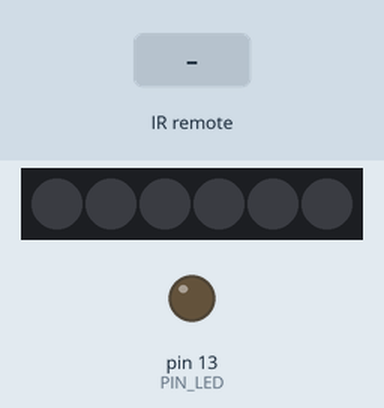
This sketch was run on a simulated Arduino Nano, built with avr-gcc and run on an emulated ATmega328P. On the bench: 6 RGB LEDs in strip order, left to right, output pins drawn as LEDs (lit = HIGH). Inputs (shaded band) come from the test bench. Dim RGB values are drawn brighter than linear; the strip is taken to match the declared colour order; what the sketch prints to the serial monitor is not drawn.

Above: at 1.2 s.
1.3 s: infrared code 0x100015 received
At 2.3 s:
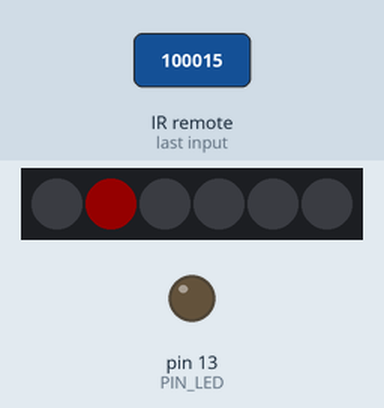
3.3 s: infrared code 0x9E3107 received
At 4.7 s:
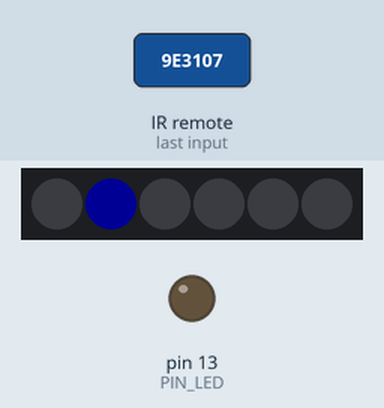
5.6 s: infrared code 0x104015 received
At 7.1 s:
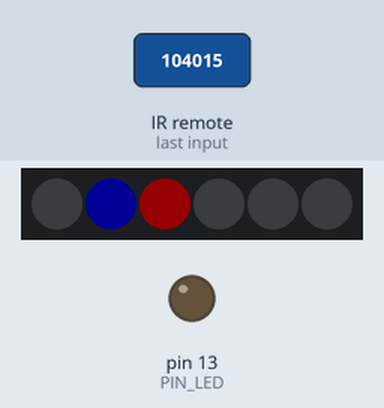
7.9 s: infrared code 0x9E3108 received
At 9.5 s:
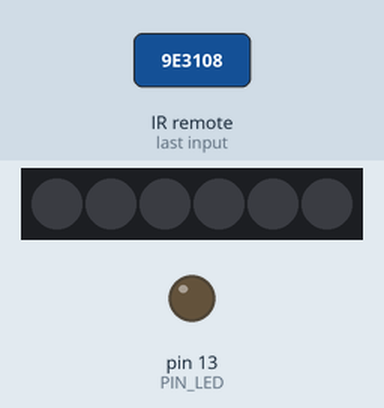
10.9 s: infrared code 0x9E310F received
At 11.4 s:
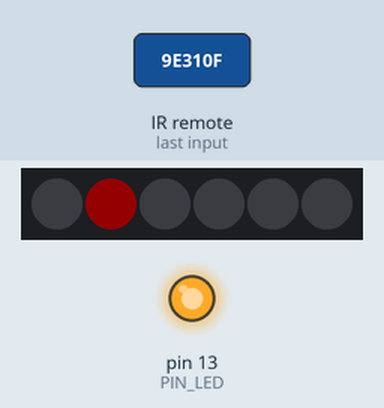
Timing chart, 0 to 14.8 s (numbered marks = the images above; inputs shaded):
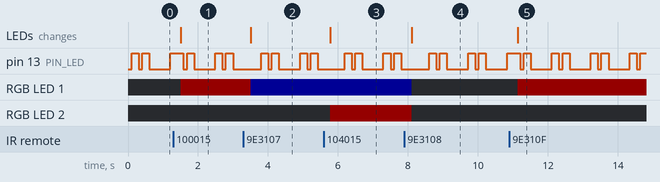

Measured:
- after the input at 1.3 s, RGB LED 1: off → RGB(20, 0, 0) after 0.21 s; the LEDs: change after 0.21 s (image 1)
- after the input at 3.3 s, RGB LED 1: RGB(20, 0, 0) → RGB(0, 0, 20) after 0.20 s; the LEDs: change after 0.20 s (image 2)
- after the input at 5.6 s, RGB LED 2: off → RGB(20, 0, 0) after 0.19 s; the LEDs: change after 0.19 s (image 3)
- after the input at 7.9 s, RGB LED 1: RGB(0, 0, 20) → off after 0.20 s; RGB LED 2: RGB(20, 0, 0) → off after 0.20 s; the LEDs: change after 0.20 s (image 4)
- after the input at 10.9 s, RGB LED 1: off → RGB(20, 0, 0) after 0.23 s; the LEDs: change after 0.23 s (image 5)
- by itself, pin 13 (PIN_LED): repeats every 1.1 s: HIGH 0.20 s, LOW 0.61 s, HIGH 0.20 s, LOW 0.10 s

The sketch:

Lights_Radio1.ino
```cpp
#include <Adafruit_NeoPixel.h>
#include <RCSwitch.h>

#define PIN_LIGHTS		7
#define PIN_LED			13
#define MAX				20

unsigned long currentMillis = 0;
unsigned long previousLED = 0;
unsigned long treeOn = 0;
unsigned long treeOff = 0;
unsigned long pipeOn = 0;
unsigned long pipeOff = 0;
unsigned long sideOn = 0;
unsigned long sideOff = 0;
int ledCounter = 0;
int outdoor1 = 0;
int outdoor2 = 0;
int outdoor3 = 0;
int outdoor = 0;

Adafruit_NeoPixel lights = Adafruit_NeoPixel(6, PIN_LIGHTS, NEO_RGB + NEO_KHZ800);
RCSwitch mySwitch = RCSwitch();


void setup()
{
	Serial.begin(9600);

	pinMode(PIN_LED, OUTPUT);

	//mySwitch.setProtocol(2);
	//mySwitch.setPulseLength();
	mySwitch.setReceiveTolerance(30);
	mySwitch.enableReceive(0);  // Receiver on inerrupt 0 => that is pin #2

	/*
		protocol 2
		NOT receive wall switches, Hall Light, Bedroom lights, they are Lighting 2, AC, On/Off

		DOES work -
		GardenFloodLight, Lighting 1, ARC, On/Off
		Sockets, Lighting 1, Energenie, On/Off
		Socket4_On  = 14635231
		Socket4_Off = 14635223

		6ch HAndheld
		1 5575939
		2 5575948
		3 5575951
		4 5575984
		5 5575987
		6 5575996
		*/

	//mySwitch.setProtocol()

	lights.begin();

	lights.setPixelColor(0, 0, 0, 0);
	lights.setPixelColor(1, 0, 0, 0);
	lights.setPixelColor(2, 0, 0, 0);
	lights.setPixelColor(3, 0, 0, 0);
	lights.setPixelColor(4, 0, 0, 0);
	lights.setPixelColor(5, 0, 0, 0);
	lights.show();

	Serial.println("Ready, 433Mhz, v1.4");

	previousLED = millis();
}


void loop()
{
	currentMillis = millis();

	if (currentMillis - previousLED > 100)
	{
		previousLED = currentMillis;

		if (++ledCounter > 10)
		{
			ledCounter = 0;
			//Serial.println("Tick");

			Check(1, treeOn);
			Check(2, pipeOn);
			Check(3, sideOn);
		}

		if (ledCounter == 1 || ledCounter == 2 || ledCounter == 4 || ledCounter == 5)
			digitalWrite(PIN_LED, HIGH);
		else
			digitalWrite(PIN_LED, LOW);

	}

	//

	if (mySwitch.available())
	{

		int value = -10; // mySwitch.getReceivedRawdata();

		//int value = mySwitch.getReceivedValue();

		output(mySwitch.getReceivedValue(), mySwitch.getReceivedBitlength(), mySwitch.getReceivedDelay(), mySwitch.getReceivedRawdata(), mySwitch.getReceivedProtocol());

		if (value == 0)
		{
			Serial.print("Unknown encoding");
		}
		else // if (value != 0)
		{
			unsigned long received = mySwitch.getReceivedValue();

			Serial.print("Received ");
			Serial.println(received);

			if (received == 10367240) // All Off
			{
				outdoor1 = 0;
				outdoor2 = 0;
				outdoor3 = 0;

				lights.setPixelColor(0, 0, 0, 0);
				lights.setPixelColor(1, 0, 0, 0);
				lights.setPixelColor(2, 0, 0, 0);
				lights.setPixelColor(3, 0, 0, 0);
				lights.setPixelColor(4, 0, 0, 0);
				lights.setPixelColor(5, 0, 0, 0);
				lights.show();
			}
			else if (received == 1048597 || received == 10367247) // Tree On + 1on
			{
				treeOn = currentMillis;
				outdoor1 = 2;
				TurnedOn(1);
			}
			else if (received == 1048596 || received == 10367239) // Tree Off + 1off
			{
				treeOff = currentMillis;
				outdoor1 = 1;
				TurnedOff(1);
			}
			else if (received == 1064981 || received == 10367243) // Pipe On + 2on
			{
				pipeOn = currentMillis;
				outdoor2 = 2;
				TurnedOn(2);
			}
			else if (received == 1064980 || received == 10367235) // Pipe Off + 2off
			{
				pipeOff = currentMillis;
				outdoor2 = 1;
				TurnedOff(2);
			}
			else if (received == 1052693 || received == 10367245) // Sideway On + 3on
			{
				sideOn = currentMillis;
				outdoor3 = 2;
				TurnedOn(3);
			}
			else if (received == 1052692 || received == 10367237) // Sideway Off + 3off
			{
				sideOff = currentMillis;
				outdoor3 = 1;
				TurnedOff(3);
			}
			else if (received == 4457493 || received == 10367246) // Garden Flood Light On
			{
				lights.setPixelColor(0, 30, 0, 0);
				lights.show();
			}
			else if (received == 4457492 || received == 10367238) // Garden Flood Light Off
			{
				lights.setPixelColor(0, 0, 30, 0);
				lights.show();
			}
		}

		mySwitch.resetAvailable();
	}

	//

}


void Check(int pixel, unsigned long timeOn)
{
	int seconds = (currentMillis - timeOn) / 1000;

	if (seconds > 60 && seconds < 240)
	{
		lights.setPixelColor(pixel, MAX, 0, MAX); // magenta
		lights.show();
	}
	else if (seconds > 240)
	{
		lights.setPixelColor(pixel, 0, 0, 0); // off
		lights.show();
	}

}


void TurnedOn(int pixel)
{
	lights.setPixelColor(pixel, MAX, 0, 0); // red
	lights.show();

}


void TurnedOff(int pixel)
{
	lights.setPixelColor(pixel, 0, 0, MAX); // blue
	lights.show();

}


/*
1048597 oPIR1 Tree
1064981 oPIR2 Pipe
1052693 oPIR2 Sideway

GardenFloodLight
On   4457493
Off  4457492

*/


void output(unsigned long decimal, unsigned int length, unsigned int delay, unsigned int* raw, unsigned int protocol) {

	if (decimal == 0) {
		Serial.print("Unknown encoding.");
	}
	else {
		char* b = dec2binWzerofill(decimal, length);
		Serial.print("Decimal: ");
		Serial.print(decimal);
		Serial.print(" (");
		Serial.print(length);
		Serial.print("Bit) Binary: ");
		Serial.print(b);
		Serial.print(" Tri-State: ");
		Serial.print(bin2tristate(b));
		Serial.print(" PulseLength: ");
		Serial.print(delay);
		Serial.print(" microseconds");
		Serial.print(" Protocol: ");
		Serial.println(protocol);
	}

	Serial.print("Raw data: ");
	for (int i = 0; i <= length * 2; i++) {
		Serial.print(raw[i]);
		Serial.print(",");
	}
	Serial.println();
	Serial.println();
}


static char* bin2tristate(char* bin) {
	char returnValue[50];
	int pos = 0;
	int pos2 = 0;
	while (bin[pos] != '\0' && bin[pos + 1] != '\0') {
		if (bin[pos] == '0' && bin[pos + 1] == '0') {
			returnValue[pos2] = '0';
		}
		else if (bin[pos] == '1' && bin[pos + 1] == '1') {
			returnValue[pos2] = '1';
		}
		else if (bin[pos] == '0' && bin[pos + 1] == '1') {
			returnValue[pos2] = 'F';
		}
		else {
			return "not applicable";
		}
		pos = pos + 2;
		pos2++;
	}
	returnValue[pos2] = '\0';
	return returnValue;
}


static char * dec2binWzerofill(unsigned long Dec, unsigned int bitLength){
	static char bin[64];
	unsigned int i = 0;

	while (Dec > 0) {
		bin[32 + i++] = (Dec & 1 > 0) ? '1' : '0';
		Dec = Dec >> 1;
	}

	for (unsigned int j = 0; j < bitLength; j++) {
		if (j >= bitLength - i) {
			bin[j] = bin[31 + i - (j - (bitLength - i))];
		}
		else {
			bin[j] = '0';
		}
	}
	bin[bitLength] = '\0';

	return bin;
}
```
